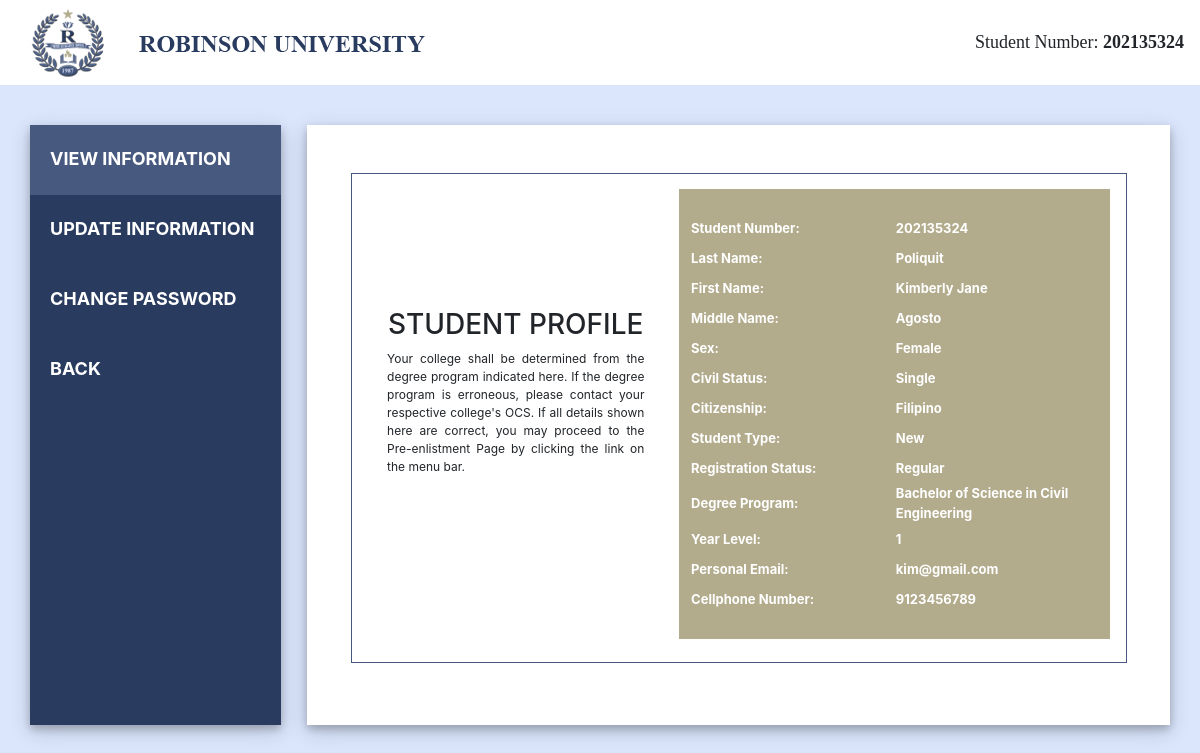
The page /viewInfo.php (signed in) on the database its author committed.
### tables this page shows
CREATE TABLE `personalinfo` (
  `id` int(11) NOT NULL,
  `studID` bigint(20) NOT NULL DEFAULT 2021,
  `password` varchar(150) NOT NULL DEFAULT '2021',
  `lastname` varchar(45) NOT NULL,
  `firstname` varchar(45) NOT NULL,
  `middlename` varchar(45) NOT NULL,
  `nExtension` text NOT NULL,
  `lrn` bigint(12) NOT NULL,
  `seks` varchar(11) NOT NULL,
  `birthdate` varchar(12) NOT NULL,
  `age` int(2) NOT NULL,
  `address` text NOT NULL,
  `height` int(5) NOT NULL,
  `citizenship` varchar(50) NOT NULL,
  `weight` int(5) NOT NULL,
  `religion` varchar(150) NOT NULL,
  `civil_status` varchar(150) NOT NULL,
  `cpnum` bigint(15) NOT NULL,
  `email` varchar(150) NOT NULL,
  `fathername` varchar(250) NOT NULL,
  `mothername` varchar(250) NOT NULL,
  `fathernum` bigint(15) NOT NULL,
  `mothernum` bigint(15) NOT NULL,
  `gname` varchar(150) NOT NULL,
  `gnum` varchar(11) NOT NULL,
  `schcategory` varchar(150) NOT NULL,
  `lschname` varchar(250) NOT NULL,
  `lschadd` text NOT NULL,
  `ave` varchar(5) NOT NULL,
  `course` varchar(250) NOT NULL DEFAULT 'none',
  `college` varchar(150) NOT NULL DEFAULT 'college',
  `regStatus` varchar(150) NOT NULL DEFAULT 'Regular',
  `studType` varchar(150) NOT NULL DEFAULT 'New',
  `yrlvl` int(150) NOT NULL DEFAULT 1,
  `enrollStatus` varchar(150) NOT NULL DEFAULT 'Not Yet Enrolled',
  `sched` int(5) NOT NULL DEFAULT 0
);

### viewInfo.php (the view, shortened to what this page needs)
<?php
	include_once 'config.php';
	  if (isset($_SESSION['sid'])) {
		$sid = $_SESSION['sid'];
		$sql = "SELECT * FROM personalinfo WHERE studID = '$sid'";
		$result = mysqli_query($con, $sql);
		while ($row = mysqli_fetch_assoc($result)){
?>
<!DOCTYPE html>
<html>
	<head>
		<link rel="stylesheet" href="https://maxcdn.bootstrapcdn.com/bootstrap/4.0.0/css/bootstrap.min.css">
	</head>
	<body>
			<nav class="navbar navbar-expand-md navbar-dark fixed-top nav-color nav2 d-flex flex-column flex-md-row justify-content-between">
				<img src="header.png" style="margin-left: 0px;">
				<a class="py-2 d-none d-md-inline-block font" name = sid>Student Number: <b><?php echo $sid; ?> </b></a>
			</nav>
			<div class="row">
				<div class="column1">
					<ul><b>
					  <li><a class="active" href="viewInfo.php">VIEW INFORMATION</a></li>
					  <li><a href="updateInfo.php">UPDATE INFORMATION</a></li>
					  <li><a href="#contact">CHANGE PASSWORD</a></li>
					  <li><a href="#about">BACK</a></li>
					</ul></b>
				</div>
				<div class="column2">
					<div id="mainPanel" >
						<br><br>
						<div class="viewInfoDiv">
							<div class="row" style="width: 100%; padding: 2%; text-align: center; ">
								<div class="column3">
									<h3 style="margin-top: 40%;"> STUDENT PROFILE </h3>
									<p style="margin-left: 20px; margin-right: 20px; font-size: 12px; text-align: justify;">
										Your college shall be determined from the degree program indicated  here. If the degree program is erroneous, please contact your respective college's OCS. If all details shown here are correct, you may proceed to the Pre-enlistment Page by clicking the link on the menu bar.
									</p>
								</div>
								<div class="column4">
									<div class="viewInfoBg">
										<table style="width: 95%; margin: auto;">
											<br>
											<tr>
												<td style="width:50%;"><b>Student Number:</b></td>
												<td><b><?php echo $row['studID']; ?></b></td>
											</tr>
											<tr>
												<td><b>Last Name:</b></td>
												<td><b><?php echo $row['lastname']; ?></td>
											</tr>
											<tr>
												<td><b>First Name:</b></td>
												<td><b><?php echo $row['firstname'] . $row['nExtension']; ?></td>
											</tr>
											<tr>
												<td><b>Middle Name:</b></td>
												<td><b><?php echo $row['middlename']; ?></b></td>
											</tr>
											<tr>
												<td><b>Sex:</b></td>
												<td><b><?php echo $row['seks']; ?></b></td>
											</tr>
											<tr>
												<td><b>Civil Status:</b></td>
												<td><b><?php echo $row['civil_status']; ?></b></td>
											</tr>
											<tr>
												<td><b>Citizenship:</b></td>
												<td><b><?php echo $row['citizenship']; ?></b></td>
											</tr>
											<tr>
												<td><b>Student Type:</b></td>
												<td><b><?php echo $row['studType']; ?></b></td>
											</tr>
											<tr>
												<td><b>Registration Status:</b></td>
												<td><b><?php echo $row['regStatus']; ?></b></td>
											</tr>
											<tr>
												<td><b>Degree Program:</b></td>
												<td><b><?php echo $row['course']; ?></b></td>
											</tr>
											<tr>
												<td><b>Year Level:</b></td>
												<td><b><?php echo $row['yrlvl']; ?></b></td>
											</tr>
											<tr>
												<td><b>Personal Email:</b></td>
												<td><b><?php echo $row['email']; ?></b></td>
											</tr>
											<tr>
												<td><b>Cellphone Number:</b></td>
												<td><b><?php echo $row['cpnum']; ?></b></td>
											</tr>
										</table>
									</div>
								</div>
							</div>
						</div>
					</div>
				</div>
			</div>
	</body>
</html>
<?php
}
} else {
	header('location: login.php');
	exit();
}?>

### viewInfo.php (style rules this page uses)
body { background-color: #dbe6fd; }
.nav2 { background-color: white; height: 85px; width:100%; position: static; float: right; display: inline-block; }
ul { top: 40px; bottom: 50px; background-color: #293b5f; width: 100%; height: 600px; position: relative; box-shadow: 0 4px 8px 0 rgba(0, 0, 0, 0.2), 0 6px 20px 0 rgba(0, 0, 0, 0.19); font-size: 18px; list-style-type: none; color: white; padding: 0; overflow: auto; }
li a { height: 70px; display: block; color: white; padding: 20px; text-decoration: none; }
li a.active { background-color: #47597E; color: white; }
#mainPanel { top: 40px; background-color: white; width: 97%; right: 0px; bottom:0px; float: right; height: 600px; position: relative; box-shadow: 0 4px 8px 0 rgba(0, 0, 0, 0.2), 0 6px 20px 0 rgba(0, 0, 0, 0.19); }
.row { margin:auto; width:95%; border-color: black; }
.column1 { width:22%; }
.column2 { margin: 0; width:78%; }
.column3 { width:40%; }
.column4 { width:58%; margin-left: 2%; }
td { height: 30px; color: white; text-align: left; font-size: 13px; }
.viewInfoDiv { margin: auto; border: 1px solid #47597E; width: 90%; height: 490px; }
.viewInfoBg { width:100%; height: 450px; background-color: #B2AB8C; float: right; }
.font { font-family: Serif; font-size: 18px; }

### rows shown on the page
personalinfo: studID "202135324", lastname "Poliquit", firstname "Kimberly Jane", middlename "Agosto", seks "Female", civil_status "Single", citizenship "Filipino", studType "New", regStatus "Regular", course "Bachelor of Science in Civil Engineering", yrlvl "1", email "kim@gmail.com", cpnum "9123456789"
